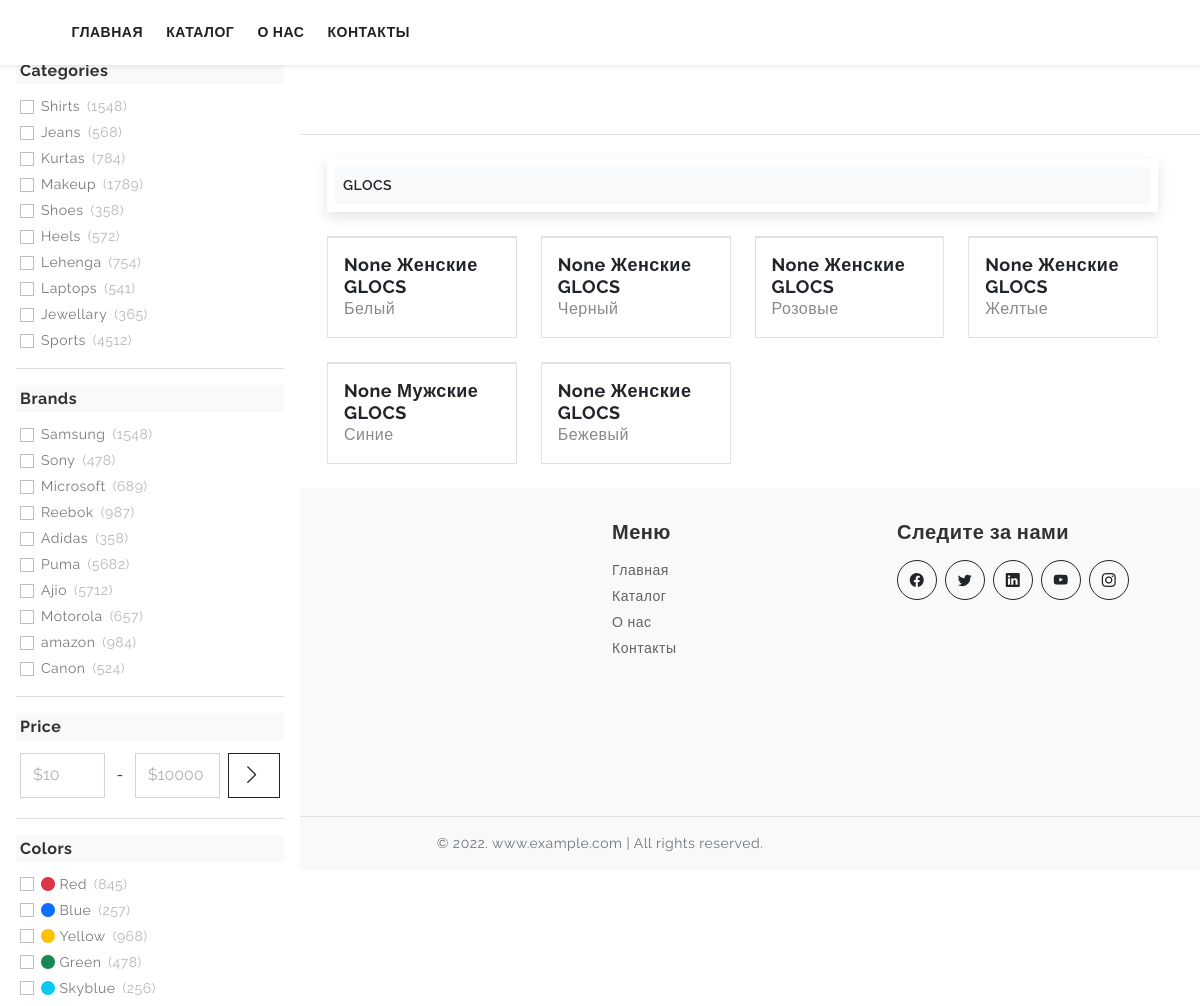
The app's page /brand-glocs/, older data.
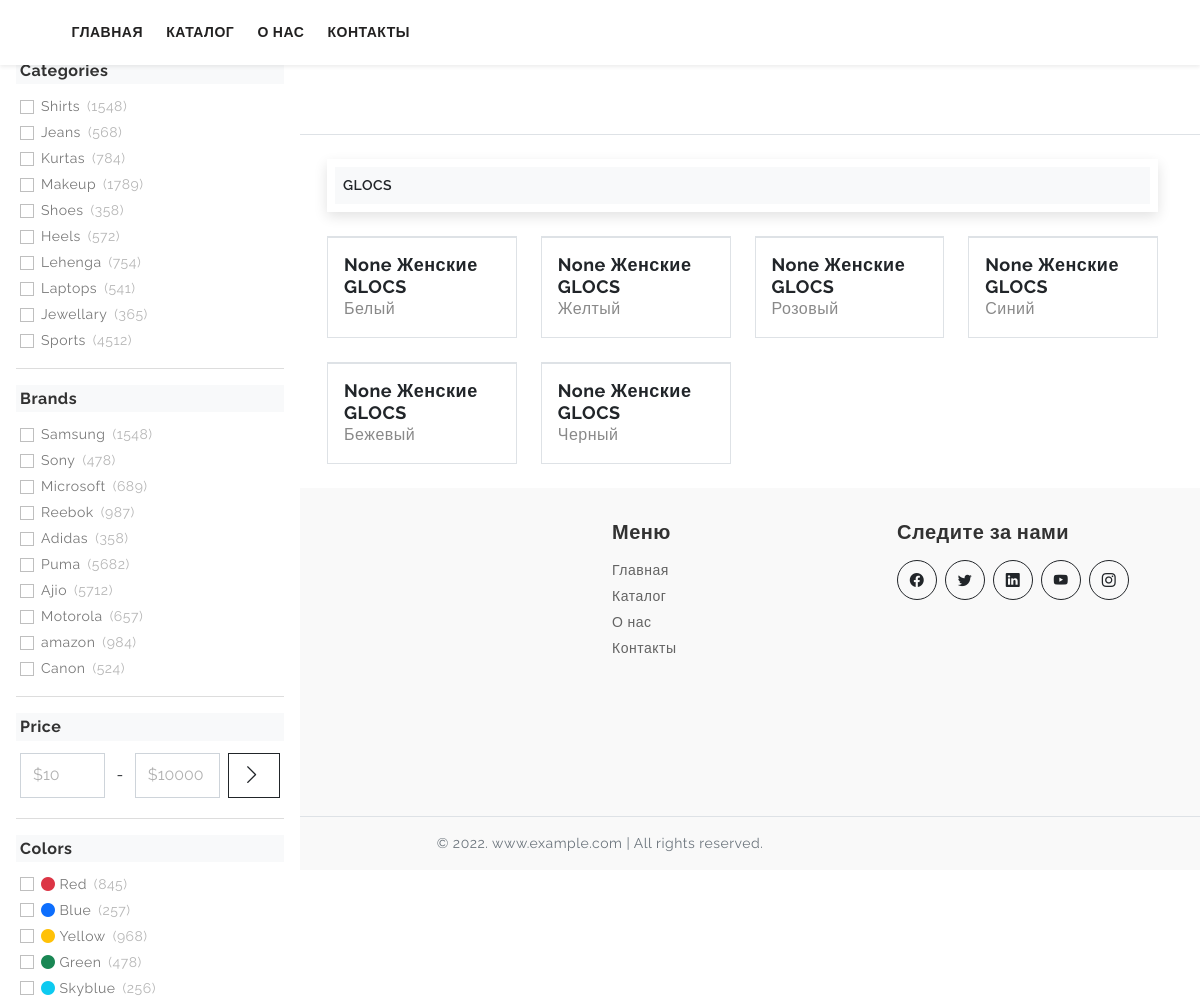
The same page, newer data.
### web/models.py (models this page shows, shortened)
class Product(models.Model):
    type = models.ForeignKey(Type, on_delete=models.CASCADE, blank=True, null=True, verbose_name='Вид обуви')
    category = models.ForeignKey(Category, on_delete=models.CASCADE, blank=True, null=True, verbose_name='Категория')
    brand = models.ForeignKey(Brand, on_delete=models.CASCADE, blank=True, null=True, verbose_name='Бренд')
    color = models.ForeignKey('Color', on_delete=models.SET_NULL, blank=True, null=True, verbose_name='Цвет')
    size = models.CharField(max_length=150, verbose_name='Размеры')
    wb_link = models.URLField(verbose_name='Ссылка на маркетплейс', null=True, blank=True)
    featured = models.BooleanField(default=False, verbose_name='Виден в рекомендуемых')
    image_gallery = GenericRelation('imagegallery')
    class Meta:
        verbose_name = 'Товар'
        verbose_name_plural = 'Товары'
    def __str__(self):
        return f"{self.type} {self.category} {self.brand}"

class Color(models.Model):
    name = models.CharField(max_length=150, verbose_name='Название')
    tag = models.CharField(max_length=10, verbose_name='Тег цвета')
    class Meta:
        verbose_name = 'Цвет'
        verbose_name_plural = 'Цвета'
    def __str__(self):
        return self.name

class Category(models.Model):
    name = models.CharField(max_length=150, verbose_name='Категория')
    slug = models.SlugField(unique=True, verbose_name='Псевдоним')
    class Meta:
        verbose_name = 'Категория'
        verbose_name_plural = 'Категории'
    def __str__(self):
        return self.name

class Brand(models.Model):
    name = models.CharField(max_length=150, verbose_name='Бренд')
    slug = models.SlugField(unique=True, verbose_name='Псевдоним')
    class Meta:
        verbose_name = 'Бренд'
        verbose_name_plural = 'Бренды'
    def __str__(self):
        return self.name

### web/views.py (the view)
# urls.py: path('brand-glocs/', BrandGlocsView.as_view(), name='brand-glocs'),
class BrandGlocsView(views.View):
    def get(self, request, *args, **kwargs):
        categories = Category.objects.all()
        brand = Brand.objects.get(id='1')
        products = Product.objects.filter(brand=brand)
        image = ImageGallery.objects.filter(id=1, content_type=ContentType.objects.get_for_model(Product))
        context = {
            'categories': categories,
            'products': products,
            'brand': brand,
            'image': image
        }
        return render(request, 'brand.html', context)

### templates/brand.html (shortened to what the changed rows need)
{% extends 'base.html' %}
{% load static %}
{% block content %}
    <div class="page-content">
       <section class="py-4">
        <div class="container">
           <div class="row">
              <div class="col-12 col-xl-9">
                <div class="shop-right-sidebar">
                  <div class="product-grid mt-4">
                    <div class="row row-cols-1 row-cols-md-2 row-cols-lg-4 g-4">
                        {% for Product in products %}
                      <div class="col">
                        <div class="card border shadow-none">
                          <div class="card-body border-top">
                            <h5 class="mb-0 fw-bold product-short-title">{{ Product }}</h5>
                            <p class="mb-0 product-short-name">{{ Product.color }}</p>
                          </div>
                        </div>
                      </div>
                        {% endfor %}
                  </div>
                </div>
                </div>
              </div>
           </div>
        </div>
      </section>
     </div>
{% endblock %}

Row changes from the older to the newer data that the page shows:
changed Product: color "Черный" → "Желтый"
changed Product: color "Розовые" → "Розовый"
changed Product: color "Желтые" → "Синий"
changed Product: type+category+brand "None Мужские GLOCS" → "None Женские GLOCS"; color "Синие" → "Бежевый"
changed Product: color "Бежевый" → "Черный"
